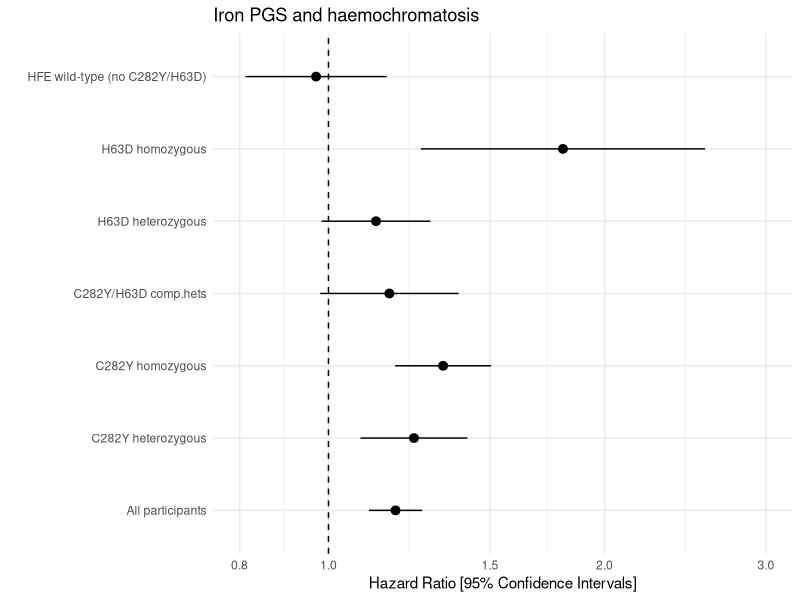
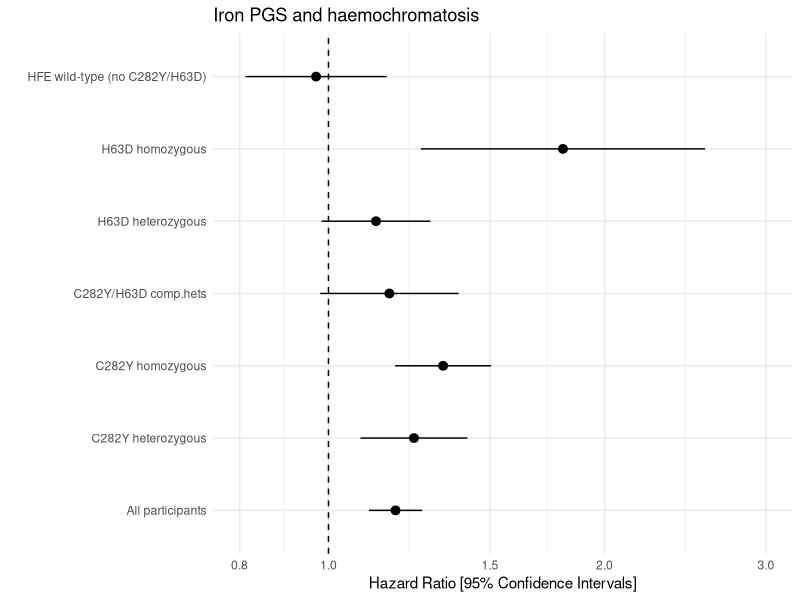

Write R code to recreate these figures, in order.

## load tidyverse package
library(tidyverse)

## load results file containing associations between iron/ferritin polygenic scores and several outcomes
dat = read_tsv("_data_iron_pgs.txt")

## filter results to just the outcome and explosure you want to plot
##    -- here I subset by 3 things (outcome, exposure, and sex) -- you might not need to do any
## rename columns using "mutate" 
##    -- the "est" column is your central estimate (usually OR or HR)
##    -- the "label" column is whatever your y-axis is (outcome, subgroup, etc)
## subset to just those columns
dat2 = dat %>% 
  filter(outcome=="Haemochromatosis", X=="iron21hunt_nohfe_grs_20", sex=="Males") %>% 
  mutate(label=geno, est=or1, lower=lci1, upper=uci1) %>% 
  select(label, est, lower, upper)

## by default the order of the rows is the original order in the file
## to arrange by estimate (highest to lowest) uncomment these lines:
#dat2 = dat2 %>% arrange(est)
#dat2$label = factor(dat2$label, levels = dat2$label[1:length(dat2$label)])

## we create an object to "store" the plot information
p = ggplot(data=dat2, aes(x=est, y=label, xmin=lower, xmax=upper)) +
  geom_pointrange() +
  geom_vline(xintercept=1, lty=2) + 
  scale_x_continuous(trans='log', 
                     breaks=c(0.8,1,1.5,2,3)) +
  coord_cartesian(xlim=c(0.8, 3)) + 
  labs(title="Iron PGS and haemochromatosis", 
       x='Hazard Ratio [95% Confidence Intervals]',
       y='') +
  theme_minimal()

p

## lots of others themes to consider e.g.
##    theme_grey() ## ggplot2 default
##    see https://ggplot2.tidyverse.org/reference/ggtheme.html for more

## save last figure
ggsave('simple_forest_ggplot2.jpg', p, width=14, height=8, units='cm', dpi=500)






